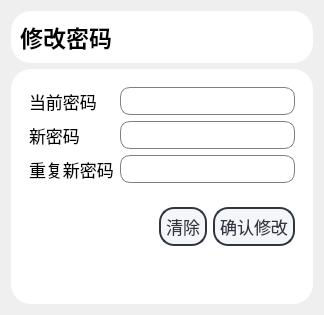
        <widget class="QWidget" name="ChangePwdPage">
         <layout class="QVBoxLayout" name="verticalLayout" stretch="1,11">
          <item>
           <widget class="QWidget" name="widget_5" native="true">
            <property name="styleSheet">
             <string notr="true">QWidget#widget_5
{
	background-color: rgba(255, 255, 255,255);
	border-radius:20px;
}</string>
            </property>
            <layout class="QHBoxLayout" name="horizontalLayout_4">
             <item>
              <widget class="QLabel" name="label_page2_title">
               <property name="font">
                <font>
                 <family>微软雅黑</family>
                 <pointsize>17</pointsize>
                 <weight>75</weight>
                 <bold>true</bold>
                </font>
               </property>
               <property name="text">
                <string>修改密码</string>
               </property>
              </widget>
             </item>
            </layout>
           </widget>
          </item>
          <item>
           <widget class="QWidget" name="widget_4" native="true">
            <property name="styleSheet">
             <string notr="true">QWidget#widget_4
{
	background-color: rgba(255, 255, 255,255);
	border-radius:20px;
}</string>
            </property>
            <layout class="QVBoxLayout" name="verticalLayout_11">
             <item>
              <widget class="QWidget" name="widget_6" native="true">
               <layout class="QGridLayout" name="gridLayout">
                <item row="0" column="1">
                 <widget class="QLineEdit" name="lineEdit_page2_nowPwd">
                  <property name="sizePolicy">
                   <sizepolicy hsizetype="Preferred" vsizetype="Fixed">
                    <horstretch>0</horstretch>
                    <verstretch>0</verstretch>
                   </sizepolicy>
                  </property>
                  <property name="font">
                   <font>
                    <family>微软雅黑</family>
                    <pointsize>13</pointsize>
                   </font>
                  </property>
                  <property name="styleSheet">
                   <string notr="true">QLineEdit
{
border: 1px solid gray;/*设置边框的粗细，以及颜色*/
border-radius: 10px;/*设置圆角的大小*/
padding: 0 8px;/*如果没有内容光标在开始往后移动0.8像素点*/
selection-background-color: darkgray;
   
}</string>
                  </property>
                 </widget>
                </item>
                <item row="2" column="1">
                 <widget class="QLineEdit" name="lineEdit_page2_newPwd">
                  <property name="font">
                   <font>
                    <family>微软雅黑</family>
                    <pointsize>13</pointsize>
                   </font>
                  </property>
                  <property name="styleSheet">
                   <string notr="true">QLineEdit
{
border: 1px solid gray;/*设置边框的粗细，以及颜色*/
border-radius: 10px;/*设置圆角的大小*/
padding: 0 8px;/*如果没有内容光标在开始往后移动0.8像素点*/
selection-background-color: darkgray;
   
}</string>
                  </property>
                 </widget>
                </item>
                <item row="2" column="0">
                 <widget class="QLabel" name="label_page2_newPwd">
                  <property name="sizePolicy">
                   <sizepolicy hsizetype="Preferred" vsizetype="Preferred">
                    <horstretch>0</horstretch>
                    <verstretch>0</verstretch>
                   </sizepolicy>
                  </property>
                  <property name="font">
                   <font>
                    <family>微软雅黑</family>
                    <pointsize>13</pointsize>
                   </font>
                  </property>
                  <property name="text">
                   <string>新密码</string>
                  </property>
                 </widget>
                </item>
                <item row="0" column="0">
                 <widget class="QLabel" name="label_page2_nowPwd">
                  <property name="sizePolicy">
                   <sizepolicy hsizetype="Preferred" vsizetype="Preferred">
                    <horstretch>0</horstretch>
                    <verstretch>0</verstretch>
                   </sizepolicy>
                  </property>
                  <property name="font">
                   <font>
                    <family>微软雅黑</family>
                    <pointsize>13</pointsize>
                   </font>
                  </property>
                  <property name="text">
                   <string>当前密码</string>
                  </property>
                 </widget>
                </item>
                <item row="4" column="1">
                 <widget class="QLineEdit" name="lineEdit_page2_newPwdAgain">
                  <property name="font">
                   <font>
                    <family>微软雅黑</family>
                    <pointsize>13</pointsize>
                   </font>
                  </property>
                  <property name="styleSheet">
                   <string notr="true">QLineEdit
{
border: 1px solid gray;/*设置边框的粗细，以及颜色*/
border-radius: 10px;/*设置圆角的大小*/
padding: 0 8px;/*如果没有内容光标在开始往后移动0.8像素点*/
selection-background-color: darkgray;
   
}</string>
                  </property>
                 </widget>
                </item>
                <item row="4" column="0">
                 <widget class="QLabel" name="label_page2_newPwdAgain">
                  <property name="sizePolicy">
                   <sizepolicy hsizetype="Preferred" vsizetype="Preferred">
                    <horstretch>0</horstretch>
                    <verstretch>0</verstretch>
                   </sizepolicy>
                  </property>
                  <property name="font">
                   <font>
                    <family>微软雅黑</family>
                    <pointsize>13</pointsize>
                   </font>
                  </property>
                  <property name="text">
                   <string>重复新密码</string>
                  </property>
                 </widget>
                </item>
               </layout>
              </widget>
             </item>
             <item>
              <widget class="QWidget" name="widget_7" native="true">
               <layout class="QHBoxLayout" name="horizontalLayout_5">
                <item>
                 <spacer name="horizontalSpacer_5">
                  <property name="orientation">
                   <enum>Qt::Horizontal</enum>
                  </property>
                  <property name="sizeHint" stdset="0">
                   <size>
                    <width>40</width>
                    <height>20</height>
                   </size>
                  </property>
                 </spacer>
                </item>
                <item>
                 <widget class="QPushButton" name="pushButton_page2_clear">
                  <property name="sizePolicy">
                   <sizepolicy hsizetype="Minimum" vsizetype="Fixed">
                    <horstretch>0</horstretch>
                    <verstretch>0</verstretch>
                   </sizepolicy>
                  </property>
                  <property name="font">
                   <font>
                    <family>微软雅黑</family>
                    <pointsize>13</pointsize>
                    <weight>50</weight>
                    <italic>false</italic>
                    <bold>false</bold>
                   </font>
                  </property>
                  <property name="styleSheet">
                   <string notr="true">/**正常情况下样式**/
QPushButton{
	font: 13pt &quot;微软雅黑&quot;;
    color: #2f3640;
    background-color: #f5f6fa;
    border-color: #2f3640;
    border-radius: 15px;
    border-style: solid;
    border-width: 2px;
    padding: 5px;
}

/**鼠标停留在按钮上的样式**/
QPushButton::hover{	
    color: #FFFFFF;
    background-color: #718093;
    border-color: #2f3640;
}

/**鼠标按压下去的样式**/
QPushButton::pressed,QPushButton::checked{
    color: #FFFFFF;
    background-color: qlineargradient(spread:pad, x1:0, y1:0, x2:0, y2:1, stop:0 #273c75, stop:1 #487eb0);
}

/**按钮失能情况下样式**/
QPushButton::disabled{
    color: #FFFFFF;
    background-color: #dcdde1;
    border-color: #dcdde1;
}
</string>
                  </property>
                  <property name="text">
                   <string>清除</string>
                  </property>
                 </widget>
                </item>
                <item>
                 <widget class="QPushButton" name="pushButton_page2_ok">
                  <property name="sizePolicy">
                   <sizepolicy hsizetype="Minimum" vsizetype="Fixed">
                    <horstretch>0</horstretch>
                    <verstretch>0</verstretch>
                   </sizepolicy>
                  </property>
                  <property name="font">
                   <font>
                    <family>微软雅黑</family>
                    <pointsize>13</pointsize>
                    <weight>50</weight>
                    <italic>false</italic>
                    <bold>false</bold>
                   </font>
                  </property>
                  <property name="styleSheet">
                   <string notr="true">/**正常情况下样式**/
QPushButton{
	font: 13pt &quot;微软雅黑&quot;;
    color: #2f3640;
    background-color: #f5f6fa;
    border-color: #2f3640;
    border-radius: 15px;
    border-style: solid;
    border-width: 2px;
    padding: 5px;
}

/**鼠标停留在按钮上的样式**/
QPushButton::hover{	
    color: #FFFFFF;
    background-color: #718093;
    border-color: #2f3640;
}

/**鼠标按压下去的样式**/
QPushButton::pressed,QPushButton::checked{
    color: #FFFFFF;
    background-color: qlineargradient(spread:pad, x1:0, y1:0, x2:0, y2:1, stop:0 #273c75, stop:1 #487eb0);
}

/**按钮失能情况下样式**/
QPushButton::disabled{
    color: #FFFFFF;
    background-color: #dcdde1;
    border-color: #dcdde1;
}
</string>
                  </property>
                  <property name="text">
                   <string>确认修改</string>
                  </property>
                 </widget>
                </item>
               </layout>
              </widget>
             </item>
             <item>
              <spacer name="verticalSpacer">
               <property name="orientation">
                <enum>Qt::Vertical</enum>
               </property>
               <property name="sizeHint" stdset="0">
                <size>
                 <width>20</width>
                 <height>40</height>
                </size>
               </property>
              </spacer>
             </item>
            </layout>
           </widget>
          </item>
         </layout>
        </widget>
